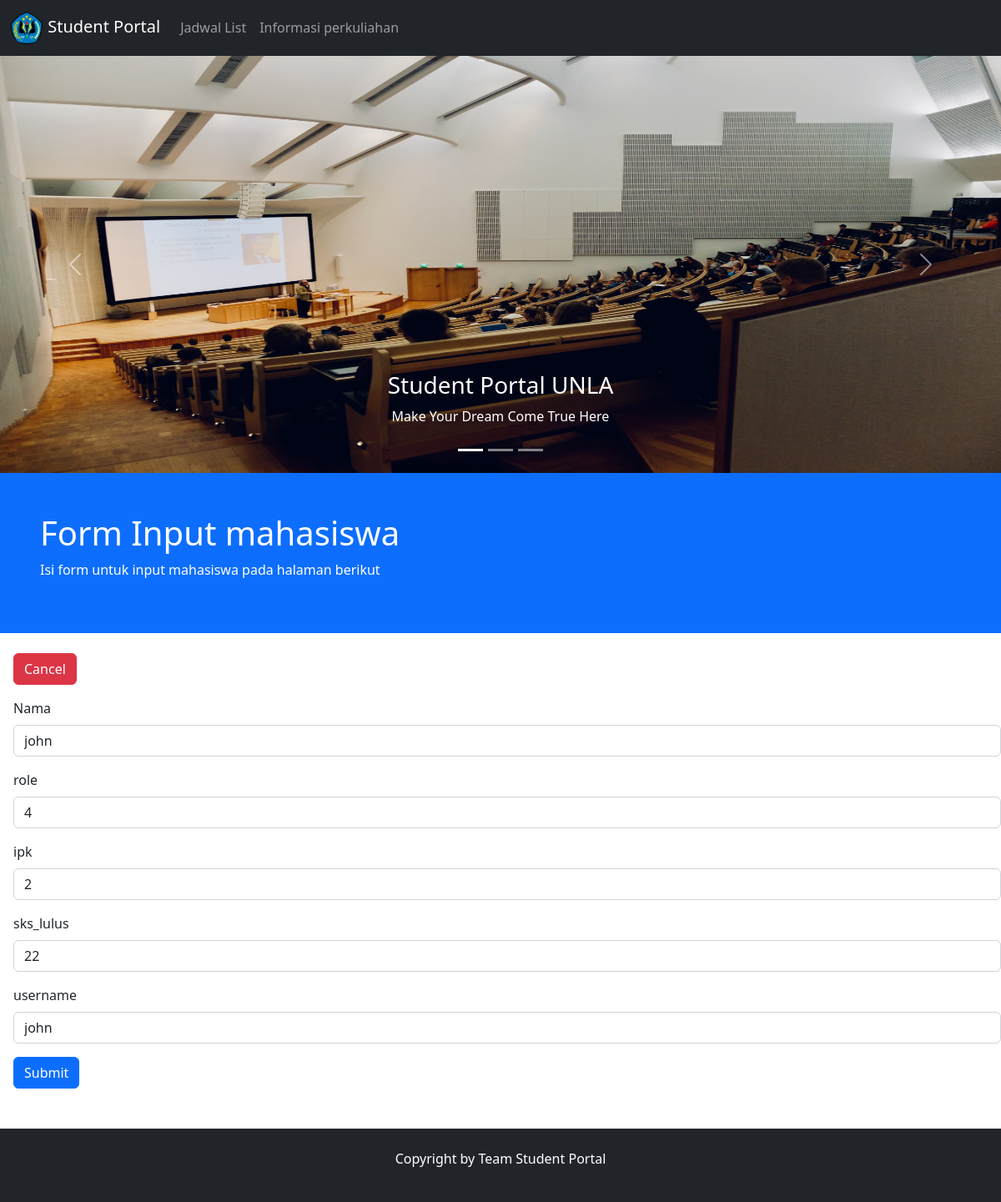
Page /index.php/Welcome/edit/2 on the earlier database version.
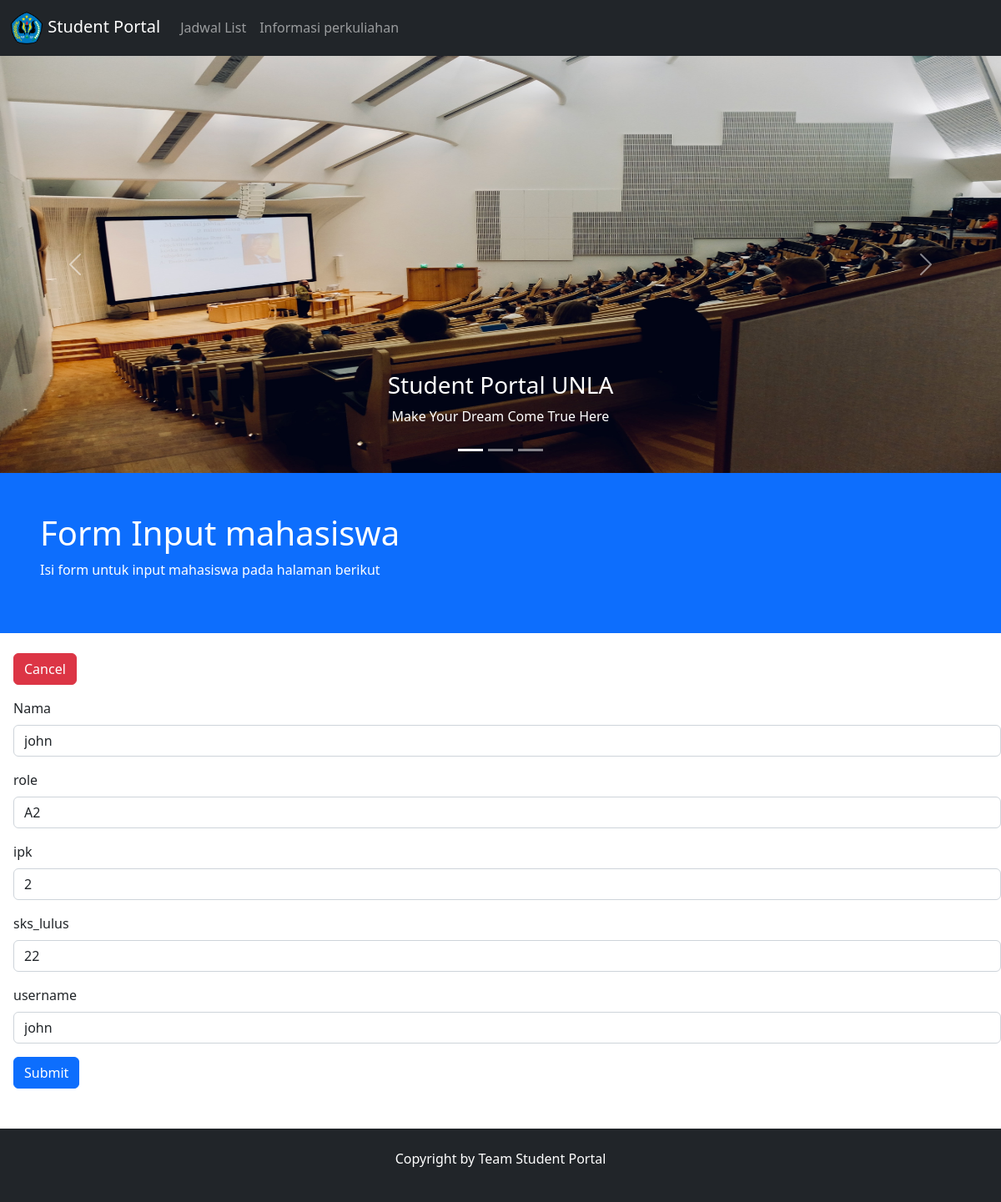
Same page on the later database version.
### tables this page shows
CREATE TABLE `mahasiswa` (
  `id_mahasiswa` int NOT NULL,
  `nama` varchar(255) NOT NULL,
  `role` varchar(200) NOT NULL,
  `ipk` double NOT NULL,
  `sks_lulus` int NOT NULL,
  `password` varchar(255) NOT NULL,
  `username` varchar(255) NOT NULL,
  `superuser` int NOT NULL DEFAULT '0',
  `mahasiswa_delete` int NOT NULL DEFAULT '0'
);

### application/controllers/Welcome.php (called while the page is built, shortened)
<?php
class Welcome extends CI_Controller {
	 public function __construct()
	 {
			 $this->load->library('form_validation');
			 $this->load->model('Cats_model');
			 $this->load->model('Categori_model');
	 }
	public function edit($id){
		$data['cat']=$this->Cats_model->read_by($id);
		$this->load->view('cats/cat_form',$data);
	}
}

### index.php (called while the page is built, shortened)
<?php
require_once BASEPATH.'core/CodeIgniter.php';

### application/models/Cats_model.php (called while the page is built, shortened)
<?php
class Cats_model extends CI_Model {
    public function read_by($id)
	{
        $this->db->where('id_mahasiswa',$id);
        $query=$this->db->get('mahasiswa');
        return $query->row();
    }
}

### application/views/cats/cat_form.php (the view, shortened to what this page needs)
<body>
<div class="mt-0 p-5 bg-primary text-white">
  <h1>Form Input mahasiswa</h1>
  <p>Isi form untuk input mahasiswa pada halaman berikut</p>
</div>
    <?php
      $nama='';
      $role='';
      $ipk='';
      $sks_lulus='';
      $username='';
    if (isset($cat)) {
      $nama=$cat->nama;
      $role=$cat->role;
      $ipk=$cat->ipk;
      $sks_lulus=$cat->sks_lulus;
      $username=$cat->username;
    }
    ?>
    <a class="btn btn-danger mt-4 ms-3" href="<?=site_url('')?>">Cancel</a>
<form action="" method="post">
  <div class="mb-3 mt-3 ms-3">
    <label for="nama" class="form-label">Nama</label>
    <input type="text" class="form-control" id="nama" placeholder="Nama" name="nama" value="<?= $nama ?>" required>
  </div>
  <div class="mb-3 mt-3 ms-3">
    <label for=" role" class="form-label"> role</label>
    <input type="text" class="form-control" id="role" placeholder="Role" name="role" value="<?= $role ?>" required>
  </div>
  <div class="mb-3 mt-3 ms-3">
    <label for="ipk" class="form-label">ipk</label>
    <input type="text" class="form-control" id="ipk" placeholder="IPK" name="ipk" value="<?= $ipk ?>" required>
  </div>
  <div class="mb-3 mt-3 ms-3">
    <label for=" sks_lulus" class="form-label"> sks_lulus</label>
    <input type="text" class="form-control" id="sks_lulus" placeholder="SKS lulus" name="sks_lulus" value="<?= $sks_lulus ?>" required>
  </div>
  <div class="mb-3 mt-3 ms-3">
    <label for=" username" class="form-label"> username</label>
    <input type="text" class="form-control" id="username" placeholder="SKS lulus" name="username" value="<?= $username ?>" required>
  </div>
  <button type="submit" class="btn btn-primary ms-3" value="save" name="submit">Submit</button>
</form>

Differences in the rows shown:
changed mahasiswa "john": role "4" → "A2"
